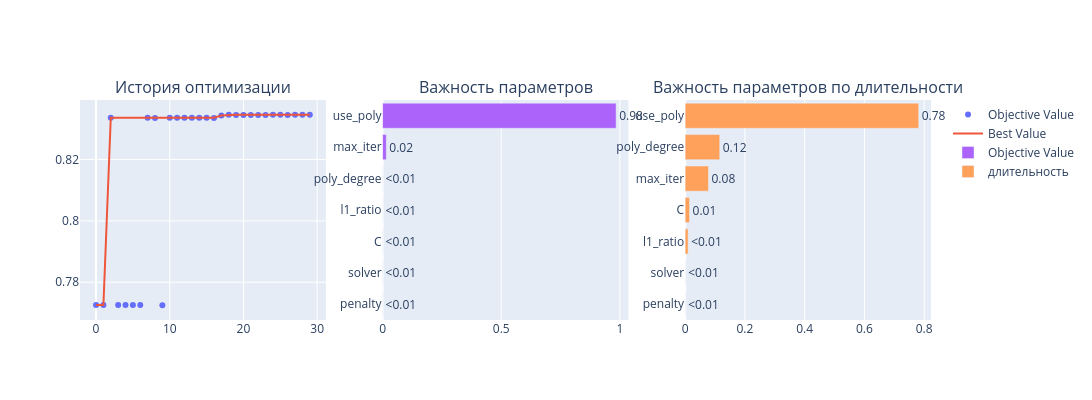
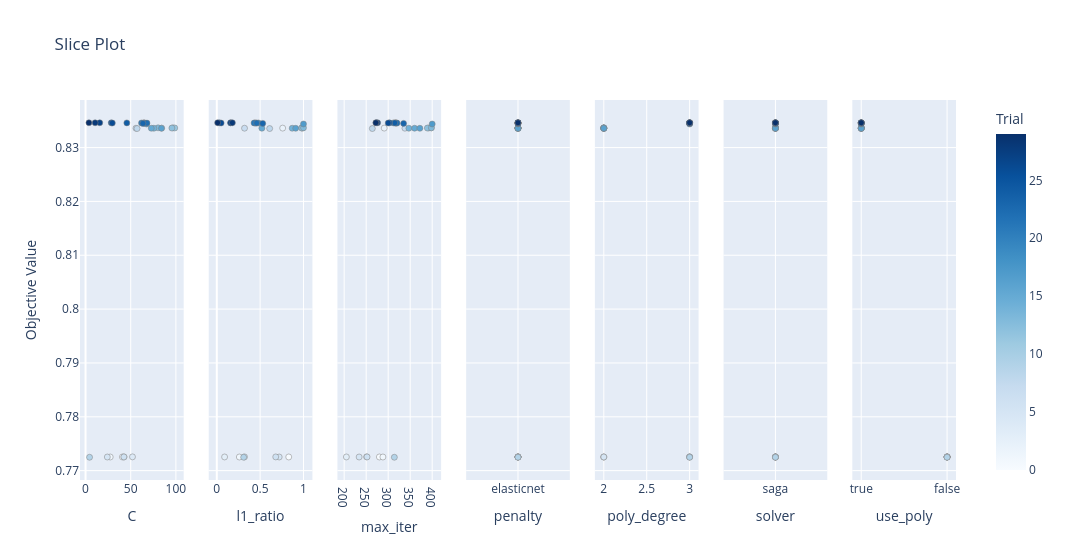
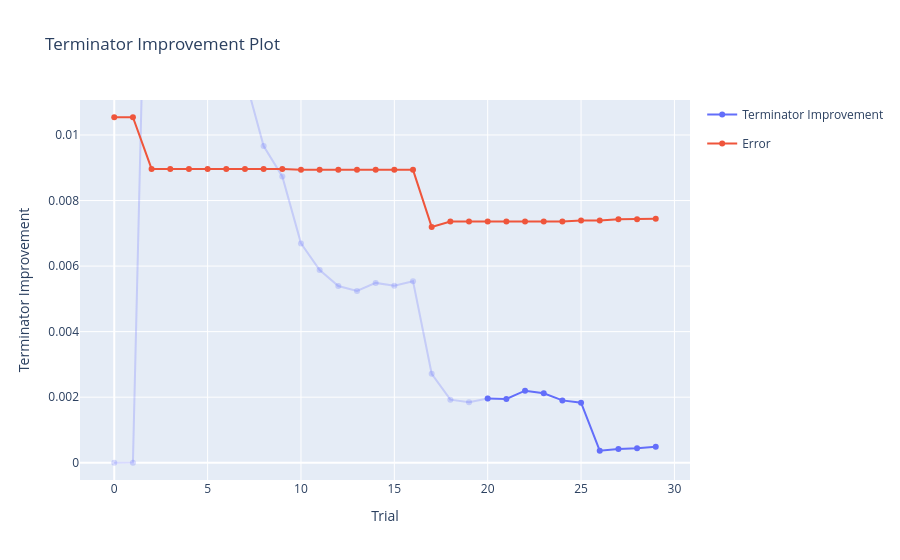

Notebook code for these charts, in order:
### Code cell
show_results(study_log_saga, show_terminator=True)

### Figure 1 — Plotly figure (JSON) as saved in the notebook; plotly's stock layout.template omitted (floating-point values rounded to 4 significant figures)
{"data": [{"mode": "markers", "name": "Objective Value", "type": "scatter", "x": [0, 1, 2, 3, 4, 5, 6, 7, 8, 9, 10, 11, 12, 13, 14, 15, 16, 17, 18, 19, 20, 21, 22, 23, 24, 25, 26, 27, 28, 29], "xaxis": "x", "y": [0.7725, 0.7725, 0.8336, 0.7725, 0.7726, 0.7725, 0.7725, 0.8336, 0.8335, 0.7725, 0.8337, 0.8336, 0.8336, 0.8337, 0.8336, 0.8336, 0.8336, 0.8344, 0.8346, 0.8346, 0.8346, 0.8346, 0.8345, 0.8345, 0.8346, 0.8346, 0.8346, 0.8346, 0.8346, 0.8346], "yaxis": "y"}, {"mode": "lines", "name": "Best Value", "type": "scatter", "x": [0, 1, 2, 3, 4, 5, 6, 7, 8, 9, 10, 11, 12, 13, 14, 15, 16, 17, 18, 19, 20, 21, 22, 23, 24, 25, 26, 27, 28, 29], "xaxis": "x", "y": [0.7725, 0.7725, 0.8336, 0.8336, 0.8336, 0.8336, 0.8336, 0.8336, 0.8336, 0.8336, 0.8337, 0.8337, 0.8337, 0.8337, 0.8337, 0.8337, 0.8337, 0.8344, 0.8346, 0.8346, 0.8346, 0.8346, 0.8346, 0.8346, 0.8346, 0.8346, 0.8346, 0.8346, 0.8346, 0.8346], "yaxis": "y"}, {"marker": {"color": "#cccccc"}, "mode": "markers", "name": "Infeasible Trial", "showlegend": false, "type": "scatter", "x": [], "xaxis": "x", "y": [], "yaxis": "y"}, {"cliponaxis": false, "hovertemplate": ["penalty (CategoricalDistribution): 0.0<extra></extra>", "solver (CategoricalDistribution): 0.0<extra></extra>", "C (FloatDistribution): 1.520064765312632e-06<extra></extra>", "l1_ratio (FloatDistribution): 2.124084166018205e-06<extra></extra>", "poly_degree (IntDistribution): 5.687599872792362e-05<extra></extra>", "max_iter (IntDistribution): 0.015623364731585966<extra></extra>", "use_poly (CategoricalDistribution): 0.9843161151207548<extra></extra>"], "name": "Objective Value", "orientation": "h", "text": ["<0.01", "<0.01", "<0.01", "<0.01", "<0.01", "0.02", "0.98"], "textposition": "outside", "type": "bar", "x": [0, 0, 1.52e-06, 2.124e-06, 5.688e-05, 0.01562, 0.9843], "xaxis": "x2", "y": ["penalty", "solver", "C", "l1_ratio", "poly_degree", "max_iter", "use_poly"], "yaxis": "y2"}, {"cliponaxis": false, "hovertemplate": ["penalty (CategoricalDistribution): 0.0<extra></extra>", "solver (CategoricalDistribution): 0.0<extra></extra>", "l1_ratio (FloatDistribution): 0.009922917168370371<extra></extra>", "C (FloatDistribution): 0.014663043069735994<extra></extra>", "max_iter (IntDistribution): 0.07800490218471202<extra></extra>", "poly_degree (IntDistribution): 0.1157978520583838<extra></extra>", "use_poly (CategoricalDistribution): 0.7816112855187978<extra></extra>"], "name": "длительность", "orientation": "h", "text": ["<0.01", "<0.01", "<0.01", "0.01", "0.08", "0.12", "0.78"], "textposition": "outside", "type": "bar", "x": [0, 0, 0.009923, 0.01466, 0.078, 0.1158, 0.7816], "xaxis": "x3", "y": ["penalty", "solver", "l1_ratio", "C", "max_iter", "poly_degree", "use_poly"], "yaxis": "y3"}], "layout": {"annotations": [{"font": {"size": 16}, "showarrow": false, "text": "История оптимизации", "x": 0.1444, "xanchor": "center", "xref": "paper", "y": 1, "yanchor": "bottom", "yref": "paper"}, {"font": {"size": 16}, "showarrow": false, "text": "Важность параметров", "x": 0.5, "xanchor": "center", "xref": "paper", "y": 1, "yanchor": "bottom", "yref": "paper"}, {"font": {"size": 16}, "showarrow": false, "text": "Важность параметров по длительности", "x": 0.8556, "xanchor": "center", "xref": "paper", "y": 1, "yanchor": "bottom", "yref": "paper"}], "height": 400, "width": 1800, "xaxis": {"anchor": "y", "domain": [0, 0.2889]}, "xaxis2": {"anchor": "y2", "domain": [0.3556, 0.6444]}, "xaxis3": {"anchor": "y3", "domain": [0.7111, 1]}, "yaxis": {"anchor": "x", "domain": [0, 1]}, "yaxis2": {"anchor": "x2", "domain": [0, 1]}, "yaxis3": {"anchor": "x3", "domain": [0, 1]}}}

### Figure 2 — Plotly figure (JSON) as saved in the notebook; plotly's stock layout.template omitted (floating-point values rounded to 4 significant figures)
{"data": [{"marker": {"color": [0, 1, 2, 3, 4, 5, 6, 7, 8, 9, 10, 11, 12, 13, 14, 15, 16, 17, 18, 19, 20, 21, 22, 23, 24, 25, 26, 27, 28, 29], "colorbar": {"title": {"text": "Trial"}, "x": 1, "xpad": 40}, "colorscale": [[0, "rgb(247,251,255)"], [0.125, "rgb(222,235,247)"], [0.25, "rgb(198,219,239)"], [0.375, "rgb(158,202,225)"], [0.5, "rgb(107,174,214)"], [0.625, "rgb(66,146,198)"], [0.75, "rgb(33,113,181)"], [0.875, "rgb(8,81,156)"], [1, "rgb(8,48,107)"]], "line": {"color": "Grey", "width": 0.5}, "showscale": true}, "mode": "markers", "name": "Feasible Trial", "showlegend": false, "type": "scatter", "x": [40.8, 27.31, 84.37, 42.64, 51.95, 24.11, 42.43, 55.81, 57, 4.44, 96.78, 98.76, 95.58, 80.27, 75.62, 72.78, 84.03, 67.55, 64.64, 65.52, 64.36, 61.98, 68, 63.56, 45.71, 28.46, 29.64, 15.72, 10.6, 3.76], "xaxis": "x", "y": [0.7725, 0.7725, 0.8336, 0.7725, 0.7726, 0.7725, 0.7725, 0.8336, 0.8335, 0.7725, 0.8337, 0.8336, 0.8336, 0.8337, 0.8336, 0.8336, 0.8336, 0.8344, 0.8346, 0.8346, 0.8346, 0.8346, 0.8345, 0.8345, 0.8346, 0.8346, 0.8346, 0.8346, 0.8346, 0.8346], "yaxis": "y"}, {"marker": {"color": [0, 1, 2, 3, 4, 5, 6, 7, 8, 9, 10, 11, 12, 13, 14, 15, 16, 17, 18, 19, 20, 21, 22, 23, 24, 25, 26, 27, 28, 29], "colorbar": {"title": {"text": "Trial"}, "x": 1, "xpad": 40}, "colorscale": [[0, "rgb(247,251,255)"], [0.125, "rgb(222,235,247)"], [0.25, "rgb(198,219,239)"], [0.375, "rgb(158,202,225)"], [0.5, "rgb(107,174,214)"], [0.625, "rgb(66,146,198)"], [0.75, "rgb(33,113,181)"], [0.875, "rgb(8,81,156)"], [1, "rgb(8,48,107)"]], "line": {"color": "Grey", "width": 0.5}, "showscale": false}, "mode": "markers", "name": "Feasible Trial", "showlegend": false, "type": "scatter", "x": [0.83, 0.26, 0.76, 0.09, 0.32, 0.72, 0.68, 0.32, 0.61, 0.31, 0.98, 0.99, 0.98, 1, 0.87, 0.52, 0.91, 1, 0.48, 0.45, 0.44, 0.43, 0.46, 0.53, 0.16, 0.03, 0.05, 0.16, 0.18, 0.01], "xaxis": "x2", "y": [0.7725, 0.7725, 0.8336, 0.7725, 0.7726, 0.7725, 0.7725, 0.8336, 0.8335, 0.7725, 0.8337, 0.8336, 0.8336, 0.8337, 0.8336, 0.8336, 0.8336, 0.8344, 0.8346, 0.8346, 0.8346, 0.8346, 0.8345, 0.8345, 0.8346, 0.8346, 0.8346, 0.8346, 0.8346, 0.8346], "yaxis": "y2"}, {"marker": {"color": [0, 1, 2, 3, 4, 5, 6, 7, 8, 9, 10, 11, 12, 13, 14, 15, 16, 17, 18, 19, 20, 21, 22, 23, 24, 25, 26, 27, 28, 29], "colorbar": {"title": {"text": "Trial"}, "x": 1, "xpad": 40}, "colorscale": [[0, "rgb(247,251,255)"], [0.125, "rgb(222,235,247)"], [0.25, "rgb(198,219,239)"], [0.375, "rgb(158,202,225)"], [0.5, "rgb(107,174,214)"], [0.625, "rgb(66,146,198)"], [0.75, "rgb(33,113,181)"], [0.875, "rgb(8,81,156)"], [1, "rgb(8,48,107)"]], "line": {"color": "Grey", "width": 0.5}, "showscale": false}, "mode": "markers", "name": "Feasible Trial", "showlegend": false, "type": "scatter", "x": [280, 288, 291, 205, 251, 234, 252, 338, 264, 314, 398, 392, 389, 398, 347, 360, 372, 400, 312, 319, 317, 317, 320, 335, 315, 303, 300, 276, 273, 272], "xaxis": "x3", "y": [0.7725, 0.7725, 0.8336, 0.7725, 0.7726, 0.7725, 0.7725, 0.8336, 0.8335, 0.7725, 0.8337, 0.8336, 0.8336, 0.8337, 0.8336, 0.8336, 0.8336, 0.8344, 0.8346, 0.8346, 0.8346, 0.8346, 0.8345, 0.8345, 0.8346, 0.8346, 0.8346, 0.8346, 0.8346, 0.8346], "yaxis": "y3"}, {"marker": {"color": [0, 1, 2, 3, 4, 5, 6, 7, 8, 9, 10, 11, 12, 13, 14, 15, 16, 17, 18, 19, 20, 21, 22, 23, 24, 25, 26, 27, 28, 29], "colorbar": {"title": {"text": "Trial"}, "x": 1, "xpad": 40}, "colorscale": [[0, "rgb(247,251,255)"], [0.125, "rgb(222,235,247)"], [0.25, "rgb(198,219,239)"], [0.375, "rgb(158,202,225)"], [0.5, "rgb(107,174,214)"], [0.625, "rgb(66,146,198)"], [0.75, "rgb(33,113,181)"], [0.875, "rgb(8,81,156)"], [1, "rgb(8,48,107)"]], "line": {"color": "Grey", "width": 0.5}, "showscale": false}, "mode": "markers", "name": "Feasible Trial", "showlegend": false, "type": "scatter", "x": ["elasticnet", "elasticnet", "elasticnet", "elasticnet", "elasticnet", "elasticnet", "elasticnet", "elasticnet", "elasticnet", "elasticnet", "elasticnet", "elasticnet", "elasticnet", "elasticnet", "elasticnet", "elasticnet", "elasticnet", "elasticnet", "elasticnet", "elasticnet", "elasticnet", "elasticnet", "elasticnet", "elasticnet", "elasticnet", "elasticnet", "elasticnet", "elasticnet", "elasticnet", "elasticnet"], "xaxis": "x4", "y": [0.7725, 0.7725, 0.8336, 0.7725, 0.7726, 0.7725, 0.7725, 0.8336, 0.8335, 0.7725, 0.8337, 0.8336, 0.8336, 0.8337, 0.8336, 0.8336, 0.8336, 0.8344, 0.8346, 0.8346, 0.8346, 0.8346, 0.8345, 0.8345, 0.8346, 0.8346, 0.8346, 0.8346, 0.8346, 0.8346], "yaxis": "y4"}, {"marker": {"color": [0, 1, 2, 3, 4, 5, 6, 7, 8, 9, 10, 11, 12, 13, 14, 15, 16, 17, 18, 19, 20, 21, 22, 23, 24, 25, 26, 27, 28, 29], "colorbar": {"title": {"text": "Trial"}, "x": 1, "xpad": 40}, "colorscale": [[0, "rgb(247,251,255)"], [0.125, "rgb(222,235,247)"], [0.25, "rgb(198,219,239)"], [0.375, "rgb(158,202,225)"], [0.5, "rgb(107,174,214)"], [0.625, "rgb(66,146,198)"], [0.75, "rgb(33,113,181)"], [0.875, "rgb(8,81,156)"], [1, "rgb(8,48,107)"]], "line": {"color": "Grey", "width": 0.5}, "showscale": false}, "mode": "markers", "name": "Feasible Trial", "showlegend": false, "type": "scatter", "x": [3, 2, 2, 2, 3, 2, 3, 2, 2, 3, 2, 2, 2, 2, 2, 2, 2, 3, 3, 3, 3, 3, 3, 3, 3, 3, 3, 3, 3, 3], "xaxis": "x5", "y": [0.7725, 0.7725, 0.8336, 0.7725, 0.7726, 0.7725, 0.7725, 0.8336, 0.8335, 0.7725, 0.8337, 0.8336, 0.8336, 0.8337, 0.8336, 0.8336, 0.8336, 0.8344, 0.8346, 0.8346, 0.8346, 0.8346, 0.8345, 0.8345, 0.8346, 0.8346, 0.8346, 0.8346, 0.8346, 0.8346], "yaxis": "y5"}, {"marker": {"color": [0, 1, 2, 3, 4, 5, 6, 7, 8, 9, 10, 11, 12, 13, 14, 15, 16, 17, 18, 19, 20, 21, 22, 23, 24, 25, 26, 27, 28, 29], "colorbar": {"title": {"text": "Trial"}, "x": 1, "xpad": 40}, "colorscale": [[0, "rgb(247,251,255)"], [0.125, "rgb(222,235,247)"], [0.25, "rgb(198,219,239)"], [0.375, "rgb(158,202,225)"], [0.5, "rgb(107,174,214)"], [0.625, "rgb(66,146,198)"], [0.75, "rgb(33,113,181)"], [0.875, "rgb(8,81,156)"], [1, "rgb(8,48,107)"]], "line": {"color": "Grey", "width": 0.5}, "showscale": false}, "mode": "markers", "name": "Feasible Trial", "showlegend": false, "type": "scatter", "x": ["saga", "saga", "saga", "saga", "saga", "saga", "saga", "saga", "saga", "saga", "saga", "saga", "saga", "saga", "saga", "saga", "saga", "saga", "saga", "saga", "saga", "saga", "saga", "saga", "saga", "saga", "saga", "saga", "saga", "saga"], "xaxis": "x6", "y": [0.7725, 0.7725, 0.8336, 0.7725, 0.7726, 0.7725, 0.7725, 0.8336, 0.8335, 0.7725, 0.8337, 0.8336, 0.8336, 0.8337, 0.8336, 0.8336, 0.8336, 0.8344, 0.8346, 0.8346, 0.8346, 0.8346, 0.8345, 0.8345, 0.8346, 0.8346, 0.8346, 0.8346, 0.8346, 0.8346], "yaxis": "y6"}, {"marker": {"color": [0, 1, 2, 3, 4, 5, 6, 7, 8, 9, 10, 11, 12, 13, 14, 15, 16, 17, 18, 19, 20, 21, 22, 23, 24, 25, 26, 27, 28, 29], "colorbar": {"title": {"text": "Trial"}, "x": 1, "xpad": 40}, "colorscale": [[0, "rgb(247,251,255)"], [0.125, "rgb(222,235,247)"], [0.25, "rgb(198,219,239)"], [0.375, "rgb(158,202,225)"], [0.5, "rgb(107,174,214)"], [0.625, "rgb(66,146,198)"], [0.75, "rgb(33,113,181)"], [0.875, "rgb(8,81,156)"], [1, "rgb(8,48,107)"]], "line": {"color": "Grey", "width": 0.5}, "showscale": false}, "mode": "markers", "name": "Feasible Trial", "showlegend": false, "type": "scatter", "x": [false, false, true, false, false, false, false, true, true, false, true, true, true, true, true, true, true, true, true, true, true, true, true, true, true, true, true, true, true, true], "xaxis": "x7", "y": [0.7725, 0.7725, 0.8336, 0.7725, 0.7726, 0.7725, 0.7725, 0.8336, 0.8335, 0.7725, 0.8337, 0.8336, 0.8336, 0.8337, 0.8336, 0.8336, 0.8336, 0.8344, 0.8346, 0.8346, 0.8346, 0.8346, 0.8345, 0.8345, 0.8346, 0.8346, 0.8346, 0.8346, 0.8346, 0.8346], "yaxis": "y7"}], "layout": {"title": {"text": "Slice Plot"}, "width": 2100, "xaxis": {"anchor": "y", "domain": [0, 0.1184], "title": {"text": "C"}}, "xaxis2": {"anchor": "y2", "domain": [0.1469, 0.2653], "title": {"text": "l1_ratio"}}, "xaxis3": {"anchor": "y3", "domain": [0.2939, 0.4122], "title": {"text": "max_iter"}}, "xaxis4": {"anchor": "y4", "categoryarray": ["elasticnet"], "categoryorder": "array", "domain": [0.4408, 0.5592], "title": {"text": "penalty"}, "type": "category"}, "xaxis5": {"anchor": "y5", "domain": [0.5878, 0.7061], "title": {"text": "poly_degree"}}, "xaxis6": {"anchor": "y6", "categoryarray": ["saga"], "categoryorder": "array", "domain": [0.7347, 0.8531], "title": {"text": "solver"}, "type": "category"}, "xaxis7": {"anchor": "y7", "categoryarray": [true, false], "categoryorder": "array", "domain": [0.8816, 1.0], "title": {"text": "use_poly"}, "type": "category"}, "yaxis": {"anchor": "x", "domain": [0, 1], "title": {"text": "Objective Value"}}, "yaxis2": {"anchor": "x2", "domain": [0, 1], "matches": "y", "showticklabels": false}, "yaxis3": {"anchor": "x3", "domain": [0, 1], "matches": "y", "showticklabels": false}, "yaxis4": {"anchor": "x4", "domain": [0, 1], "matches": "y", "showticklabels": false}, "yaxis5": {"anchor": "x5", "domain": [0, 1], "matches": "y", "showticklabels": false}, "yaxis6": {"anchor": "x6", "domain": [0, 1], "matches": "y", "showticklabels": false}, "yaxis7": {"anchor": "x7", "domain": [0, 1], "matches": "y", "showticklabels": false}}}

### Figure 3 — Plotly figure (JSON) as saved in the notebook; plotly's stock layout.template omitted (floating-point values rounded to 4 significant figures)
{"data": [{"legendgroup": "improvement", "line": {"color": "rgba(99, 110, 250, 0.25)"}, "marker": {"color": "rgba(99, 110, 250, 0.25)"}, "mode": "markers+lines", "name": "Terminator Improvement", "showlegend": false, "type": "scatter", "x": [0, 1, 2, 3, 4, 5, 6, 7, 8, 9, 10, 11, 12, 13, 14, 15, 16, 17, 18, 19, 20], "y": [1.019e-10, 3.054e-06, 0.02408, 0.02011, 0.01725, 0.01495, 0.01307, 0.01175, 0.009662, 0.008736, 0.006692, 0.005879, 0.005392, 0.005239, 0.005487, 0.0054, 0.00554, 0.002713, 0.001925, 0.001845, 0.001959]}, {"legendgroup": "improvement", "line": {"color": "rgba(99, 110, 250, 1.0)"}, "marker": {"color": "rgba(99, 110, 250, 1.0)"}, "mode": "markers+lines", "name": "Terminator Improvement", "showlegend": true, "type": "scatter", "x": [20, 21, 22, 23, 24, 25, 26, 27, 28, 29], "y": [0.001959, 0.001945, 0.002198, 0.002119, 0.001902, 0.001832, 0.0003689, 0.0004221, 0.0004416, 0.0004846]}, {"line": {"color": "rgb(239, 85, 59)"}, "marker": {"color": "rgb(239, 85, 59)"}, "mode": "markers+lines", "name": "Error", "type": "scatter", "x": [0, 1, 2, 3, 4, 5, 6, 7, 8, 9, 10, 11, 12, 13, 14, 15, 16, 17, 18, 19, 20, 21, 22, 23, 24, 25, 26, 27, 28, 29], "y": [0.01054, 0.01054, 0.008966, 0.008966, 0.008966, 0.008966, 0.008966, 0.008966, 0.008966, 0.008966, 0.008936, 0.008936, 0.008936, 0.008936, 0.008936, 0.008936, 0.008936, 0.007195, 0.007359, 0.007359, 0.007359, 0.007359, 0.007359, 0.007359, 0.007359, 0.007392, 0.007392, 0.00743, 0.00743, 0.007447]}], "layout": {"title": {"text": "Terminator Improvement Plot"}, "xaxis": {"title": {"text": "Trial"}}, "yaxis": {"range": [-0.000527, 0.01107], "title": {"text": "Terminator Improvement"}}}}
